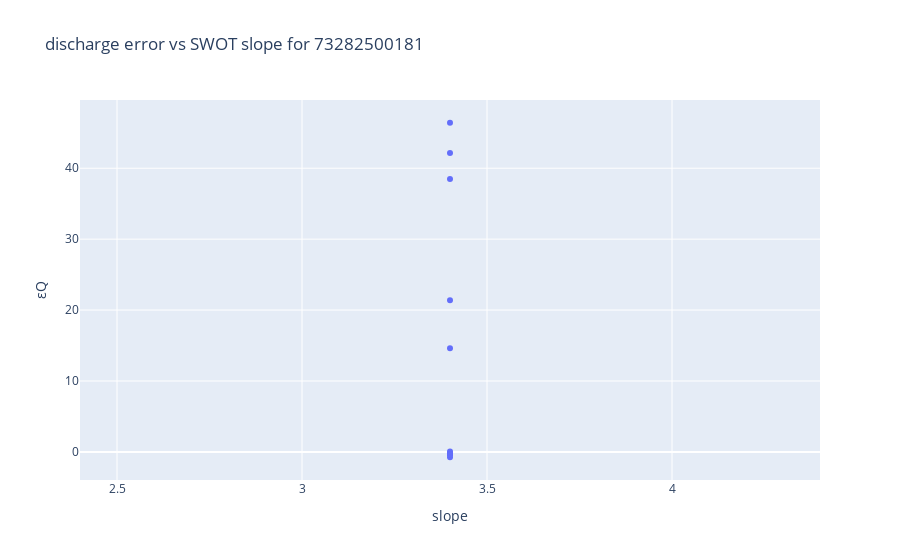

The notebook cell this image was saved under:
### Code cell
fig = px.scatter(df, x='slope', y='εQ',title='discharge error vs SWOT slope for '+reachid)
fig.show()

### Figure 1 — Plotly figure (JSON) as saved in the notebook; plotly's stock layout.template omitted (floating-point values rounded to 4 significant figures)
{"data": [{"hovertemplate": "slope=%{x}<br>εQ=%{y}<extra></extra>", "legendgroup": "", "marker": {"color": "#636efa", "symbol": "circle"}, "mode": "markers", "name": "", "orientation": "v", "showlegend": false, "type": "scatter", "x": [3.4, 3.4, 3.4, 3.4, 3.4, 3.4, 3.4, 3.4, 3.4, 3.4, 3.4], "xaxis": "x", "y": [42.14, -0.2336, 0.05387, -0.756, 14.63, 38.48, -0.3251, 21.37, 46.42, -0.3262, -0.3655], "yaxis": "y"}], "layout": {"autosize": true, "legend": {"tracegroupgap": 0}, "title": {"text": "discharge error vs SWOT slope for 73282500181"}, "xaxis": {"anchor": "y", "autorange": true, "domain": [0, 1], "range": [2.4, 4.4], "title": {"text": "slope"}, "type": "linear"}, "yaxis": {"anchor": "x", "autorange": true, "domain": [0, 1], "range": [-4.649, 50.31], "title": {"text": "εQ"}, "type": "linear"}}}
